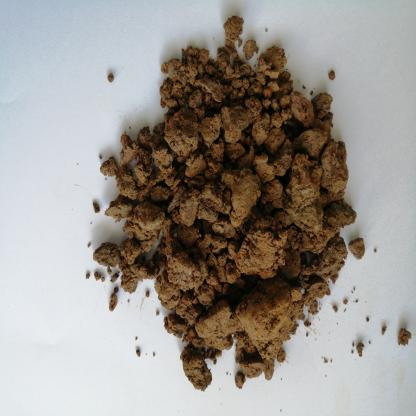
#> input picture jpgData/6/69--10-_jpg.rf.ec2757dd1f19cc88631c9fa616fac2ff.jpg, 416 x 416 px; its folder holds only this picture in this run
$ python stitch-proc.py
#> lines starting #> are read from the running program, lines starting #| are printed output that depends on the picture; after the words box and inside, x2 and y2 are one past the last pixel; in counts of white or black regions, pixels touching at a corner belong together
import os
import shutil
import cv2
import numpy as np
from PIL import Image
from math import floor, sqrt
from random import shuffle

## apply watershed and convert to hsv
path = "jpgData"
dirs = [os.path.join(path,dir) for dir in os.listdir(path)]
classes = os.listdir(path)
newPath = 'stitch-rgb'

for c in classes:
    classPath = os.path.join(newPath,c)
    if os.path.exists(classPath): shutil.rmtree(classPath); os.mkdir(classPath)
    else: os.mkdir(classPath)

oldImages = []
for dir in dirs:
    for image in os.listdir(dir):
        oldImages.append(os.path.join(dir,image))
#> pass 2 of the loop `for dir in dirs:`:

for image in oldImages:

    # Load your image
    img = cv2.imread(image)[100:300, 100:300, :]
    orig_img = img.copy()
    rgb_planes = cv2.split(img)
    result_planes, result_norm_planes = [], []

    # Create a CLAHE object (Arguments are optional).
    clahe = cv2.createCLAHE()

    for plane in rgb_planes:
        processed_image = clahe.apply(plane)
        result_planes.append(processed_image)
#> this loop made 3 passes
#> after the loop, result_planes = 3 items

    result = cv2.merge(result_planes)
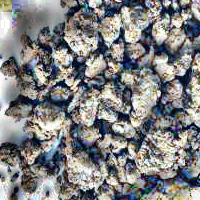
#> result: shape (200, 200, 3); mean of channels 0, 1, 2 129.8, 129.1, 128.8; drawn as B, G, R
    gray = cv2.cvtColor(result, cv2.COLOR_BGR2GRAY)

    # Threshold Processing
    ret, bin_img = cv2.threshold(gray, 0, 255, cv2.THRESH_BINARY_INV + cv2.THRESH_OTSU)
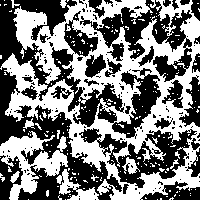
#> bin_img: shape (200, 200); 47.9% white; 235 white regions (221 under 20 px), largest, box (x1, y1, x2, y2) and area: (0, 0, 200, 200) 15505, (0, 131, 68, 200) 1979, (56, 169, 99, 200) 495
#> ret = 126

    # Noise removal
    kernel = cv2.getStructuringElement(cv2.MORPH_RECT, (5, 5))
    bin_img = cv2.morphologyEx(bin_img, cv2.MORPH_OPEN, kernel, iterations=2)
#> bin_img: shape (200, 200); 14.8% white; 31 white regions, largest, box (x1, y1, x2, y2) and area: (17, 11, 34, 46) 520, (72, 138, 103, 162) 482, (6, 138, 40, 156) 429

    # # Create subplots with 1 row and 2 columns
    # fig, axes = plt.subplots(nrows=2, ncols=2, figsize=(8, 8))

    # Sure background area
    sure_bg = cv2.dilate(bin_img, kernel, iterations=10)
#> sure_bg: shape (200, 200); 97.5% white; 7 black regions (2 under 20 px), largest, box (x1, y1, x2, y2) and area: (152, 73, 200, 149) 577, (123, 150, 156, 170) 153, (64, 0, 85, 19) 139, (0, 176, 2, 200) 48, (56, 193, 60, 200) 28

    # Distance transform
    dist = cv2.distanceTransform(bin_img, cv2.DIST_L2, 5)

    # Foreground area
    ret, sure_fg = cv2.threshold(dist, 0.5 * dist.max(), 255, cv2.THRESH_BINARY)
#> sure_fg: shape (200, 200) float32; 2.5% white; 35 white regions (20 under 20 px), largest, box (x1, y1, x2, y2) and area: (21, 15, 30, 42) 186, (76, 142, 99, 158) 126, (10, 142, 36, 152) 93
#> ret = 4.5
    sure_fg = sure_fg.astype(np.uint8)

    # Unknown area
    unknown = cv2.subtract(sure_bg, sure_fg)
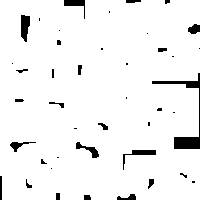
#> unknown: shape (200, 200); 95.1% white; 42 black regions (22 under 20 px), largest, box (x1, y1, x2, y2) and area: (152, 73, 200, 149) 577, (21, 15, 30, 42) 186, (123, 150, 156, 170) 153

    # Marker labeling
    ret, markers = cv2.connectedComponents(sure_fg)
#> markers: shape (200, 200) int32; 36 distinct labels, from 0 to 35
#> ret = 36
    markers += 1
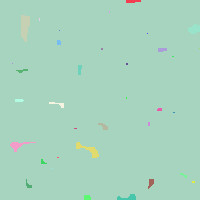
#> markers: shape (200, 200) int32; 36 distinct labels, from 1 to 36; one colour per label, 0 black
    markers[unknown == 255] = 0
#> markers: shape (200, 200) int32; 37 distinct labels, from 0 to 36

    # Watershed Algorithm
    markers = cv2.watershed(img, markers)
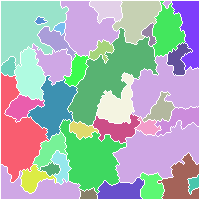
#> markers: shape (200, 200) int32; 36 distinct labels, from -1 to 36; one colour per label, 0 black, -1 white

    # Create a directory to save the extracted region images
    if not os.path.exists("segmented_regions"):
        os.mkdir("segmented_regions")

    # Get unique labels/markers (excluding background and unknown)
    unique_labels = np.unique(markers)[2:]
#> unique_labels = 34 values from 2 to 36

    try:
        # Define the size of the new image and initialize it
        new_image_size = 224
        new_image = Image.new("RGB", (new_image_size, new_image_size), "black")
#> new_image: PIL image 224x224 RGB; every value is 0
        contents_num = floor(sqrt(len(unique_labels)))**2
#> contents_num = 25
        sub_image_size = (new_image_size*new_image_size // contents_num)
#> sub_image_size = 2007
        sub_image_size = floor(np.sqrt(sub_image_size))
#> sub_image_size = 44

        current_x, current_y = 0, 0
        shuffle(unique_labels)
        # Iterate through the labels and process each one
        for label in unique_labels:
            # Create a binary mask for the specific label
            region_mask = np.where(markers == label, 255, 0).astype(np.uint8)

            # Apply the mask to the original image to extract the region
            region = cv2.bitwise_and(orig_img, orig_img, mask=region_mask)

            # Find the bounding box coordinates (non-zero pixels)
            non_zero_coords = np.argwhere(region > 0)
            min_y, min_x, _ = non_zero_coords.min(axis=0)
            max_y, max_x, _ = non_zero_coords.max(axis=0)

            # Crop the region to include only non-zero pixels
            cropped_region = region[min_y:max_y + 1, min_x:max_x + 1]

            cropped_region = cv2.resize(cropped_region, (sub_image_size, sub_image_size))

            # Paste the extracted region into the new image
            new_image.paste(Image.fromarray(cropped_region), (current_x, current_y))

            # Update the current position for pasting
            current_y += cropped_region.shape[1]

            # Check if the current row is full, and if so, move to the next row
            if current_y + cropped_region.shape[1] > new_image_size:
                current_x += cropped_region.shape[0]
                current_y = 0
#> this loop made 34 passes
#> (label, min_y, min_x, max_y, max_x, current_x) on passes 5, 10, 15, 20, 25, 30: (13, 43, 167, 74, 191, 44), (20, 76, 28, 139, 76, 88), (17, 47, 15, 99, 44, 132), (6, 1, 172, 69, 198, 176), (31, 153, 158, 198, 198, 220), (19, 95, 5, 121, 43, 264)
#> (label, min_y, min_x, max_y, max_x) on passes 1, 3, 4, 6, 7, 8: (9, 27, 38, 59, 75), (30, 162, 40, 175, 59), (23, 114, 93, 142, 139), (7, 23, 54, 34, 64), (24, 117, 135, 134, 160), (16, 54, 64, 85, 88)
#> pass 1, `region_mask = np.where(markers == label, 255, 0).astype(np.uint8)`:
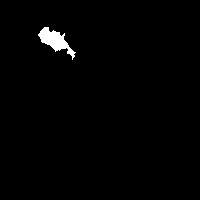
#> region_mask: shape (200, 200); 1.2% white; 1 white region, box (x1, y1, x2, y2) and area: (38, 27, 76, 60) 479
#> after the loop:
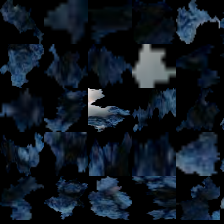
#> new_image: PIL image 224x224 RGB; mean R, G, B 14.8, 23.1, 32.3
#> after the loop, current_x = 264; current_y = 176

        # Display the new image
        # plt.imshow(new_image)
        # plt.show()

        # cv2.imwrite(image.replace(path,newPath,1),new_image)
        new_image.save(image.replace(path,newPath,1))

    except Exception as e:
        print(e, image)
#> pass 2 of the loop `for image in oldImages:`:
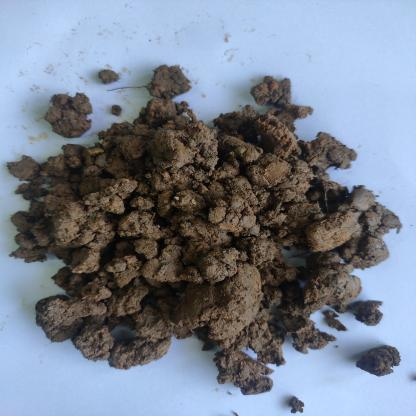
#> input picture jpgData/7/7F--82-_jpg.rf.f812fa57cffb9759128c4180eaa49eb7.jpg, 416 x 416 px
#> the loop `for plane in rgb_planes:` made 3 passes
#> `ret, bin_img = cv2.threshold(gray, 0, 255, cv2.THRESH_BINARY_INV + cv2..`:
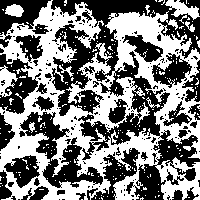
#> bin_img: shape (200, 200); 48.9% white; 255 white regions (245 under 20 px), largest, box (x1, y1, x2, y2) and area: (0, 0, 200, 200) 17800, (165, 0, 200, 20) 333, (0, 65, 18, 97) 301
#> `ret, bin_img = cv2.threshold(gray, 0, 255, cv2.THRESH_BINARY_INV + cv2..`: ret = 127
#> sure_bg: shape (200, 200); 87% white; 7 black regions (1 under 20 px), largest, box (x1, y1, x2, y2) and area: (29, 0, 98, 96) 1700, (99, 172, 159, 200) 1365, (171, 69, 200, 161) 1090, (0, 183, 25, 200) 425, (177, 0, 200, 20) 377, (134, 98, 147, 117) 247
#> `ret, sure_fg = cv2.threshold(dist, 0.5 * dist.max(), 255, cv2.THRESH_B..`: ret = 5.49
#> unknown: shape (200, 200); 85.5% white; 24 black regions (13 under 20 px), largest, box (x1, y1, x2, y2) and area: (29, 0, 98, 96) 1700, (99, 172, 159, 200) 1365, (171, 69, 200, 161) 1090
#> `ret, markers = cv2.connectedComponents(sure_fg)`: ret = 18
#> unique_labels = 17 values from 2 to 18
#> contents_num = 16
#> `sub_image_size = (new_image_size*new_image_size // contents_num)`: sub_image_size = 3136
#> `sub_image_size = floor(np.sqrt(sub_image_size))`: sub_image_size = 56
#> the loop `for label in unique_labels:` made 17 passes
#> (label, min_y, min_x, max_y, max_x, current_x) on passes 4, 8, 12: (16, 132, 1, 171, 24, 56), (6, 25, 155, 66, 198, 112), (5, 1, 48, 29, 80, 168)
#> after the loop `for label in unique_labels:`:
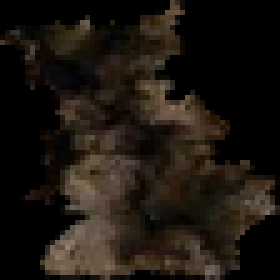
#> cropped_region: shape (56, 56, 3) (shown 5 times larger); mean B, G, R 16.4, 22.6, 28.6
#> after the loop `for label in unique_labels:`: current_x = 224; current_y = 56
